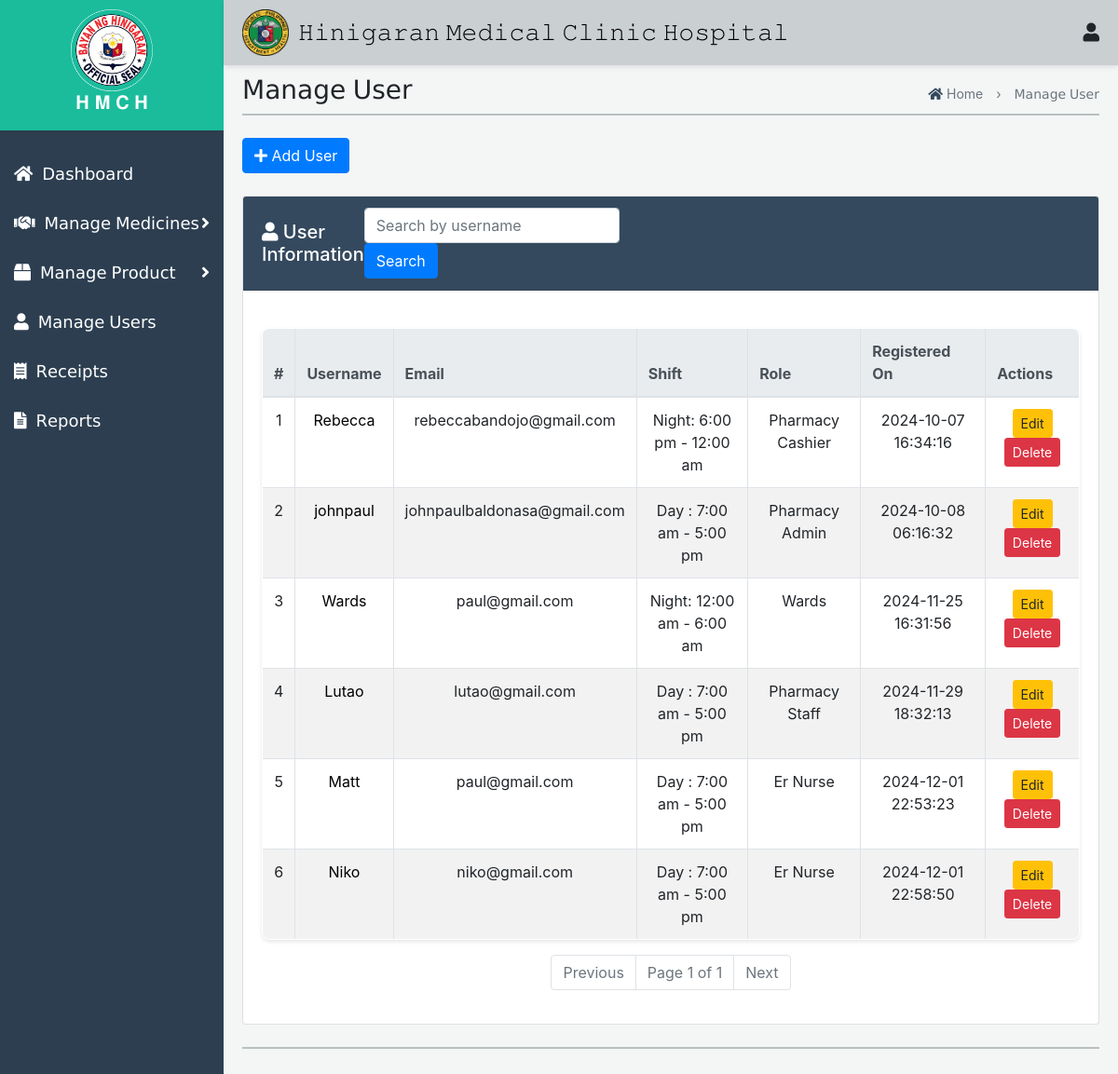
Page /Pharmacy/PharmacyUser.php on the committed database.
### tables this page shows
CREATE TABLE `users` (
  `id` int(11) NOT NULL,
  `username` varchar(50) NOT NULL,
  `email` varchar(100) NOT NULL,
  `password` varchar(255) NOT NULL,
  `shift` enum('Day : 6:00 am - 12:00 pm','Day: 12:00 pm - 6:00 pm','Night: 6:00 pm - 12:00 am','Night: 12:00 am - 6:00 am','Day : 7:00 am - 5:00 pm','Day : 7:00 pm - 5:00 am') NOT NULL,
  `role` enum('Pharmacy Staff','Pharmacy Admin','Pharmacy Cashier','Wards','Er Nurse') NOT NULL,
  `profile_image` varchar(255) NOT NULL,
  `created_at` timestamp NOT NULL DEFAULT current_timestamp()
);

### Pharmacy/PharmacyUser.php (the view, shortened to what this page needs)
<!DOCTYPE html>
<html lang="en">
<head>
    <link rel="stylesheet" href="User.css">
     <link rel="stylesheet" href="Receipt.css">
    <link href="https://maxcdn.bootstrapcdn.com/bootstrap/4.5.2/css/bootstrap.min.css" rel="stylesheet">
    <link href="https://cdnjs.cloudflare.com/ajax/libs/font-awesome/5.15.4/css/all.min.css" rel="stylesheet">
</head>
<body>
    <div class="top-nav">
    <div class="icon-container">
        <img src="img/Hinigaran.png" alt="Logo">
        <h1>𝙷𝚒𝚗𝚒𝚐𝚊𝚛𝚊𝚗 𝙼𝚎𝚍𝚒𝚌𝚊𝚕 𝙲𝚕𝚒𝚗𝚒𝚌 𝙷𝚘𝚜𝚙𝚒𝚝𝚊𝚕</h1>
    </div>
     <div class="user-icon" onclick="toggleUserMenu(event)">
            <i class="fas fa-user"></i>
        </div>
    </div>
    <div id="mySidenav" class="side-nav">
        <div class="logo-container">
           <img src="img/hini.png" alt="Logo" style="width: 40%;">
            <h2>𝐇 𝐌 𝐂 𝐇</h2>
        </div>
        <a class="nav-link" href="InventoryDashboard1.php">
            <div class="sb-nav-link-content">
                <div class="sb-nav-link-icon"><i class="fas fa-home"></i></div>
                <span>𝖣𝖺𝗌𝗁𝖻𝗈𝖺𝗋𝖽</span>
            </div>
        </a>
        <a class="nav-link collapsed" href="#" data-toggle="collapse" data-target="#collapseMedicines" aria-expanded="false" aria-controls="collapseMedicines">
            <div class="sb-nav-link-content">
                <div class="sb-nav-link-icon"><i class="fas fa-handshake"></i></div>
                <span>𝖬𝖺𝗇𝖺𝗀𝖾 𝖬𝖾𝖽𝗂𝖼𝗂𝗇𝖾𝗌</span>
                <div class="sb-sidenav-collapse-arrow"><i class="fas fa-angle-right"></i></div>
            </div>
        </a>
        <a class="nav-link collapsed" href="#" data-toggle="collapse" data-target="#collapseProducts" aria-expanded="false" aria-controls="collapseProducts">
            <div class="sb-nav-link-content">
                <div class="sb-nav-link-icon"><i class="fas fa-box"></i></div>
                <span>𝖬𝖺𝗇𝖺𝗀𝖾 𝖯𝗋𝗈𝖽𝗎𝖼𝗍</span>
                <div class="sb-sidenav-collapse-arrow"><i class="fas fa-angle-right"></i></div>
            </div>
        </a>
        <a class="nav-link" href="PharmacyUser.php">
            <div class="sb-nav-link-content">
                <div class="sb-nav-link-icon"><i class="fas fa-user"></i></div>
                <span>𝖬𝖺𝗇𝖺𝗀𝖾 𝖴𝗌𝖾𝗋𝗌</span>
            </div>
        </a>
        <a class="nav-link" href="PharmacyReceipts.php">
            <div class="sb-nav-link-content">
                <div class="sb-nav-link-icon"><i class="fas fa-receipt"></i></div>
                <span>𝖱𝖾𝖼𝖾𝗂𝗉𝗍𝗌</span>
            </div>
        </a>
        <a class="nav-link" href="PharmacyReports.php">
            <div class="sb-nav-link-content">
                <div class="sb-nav-link-icon"><i class="fas fa-file-alt report-icon" title="Generate Report"></i></div>
                <span>𝖱𝖾𝗉𝗈𝗋𝗍𝗌</span>
            </div>
        </a>
    </div>
   <div id="mainContent" class="main-content">
       <div class="header-container">
    <h3>𝖬𝖺𝗇𝖺𝗀𝖾 𝖴𝗌𝖾𝗋</h3>
<div class="haha">
    <p style="text-align: center;">
        <a href="InventoryDashboard1.php" style="text-decoration: none; color: inherit;">
            <i class="fas fa-home" style="color: #34495e;"></i> Home
        </a>
        <span style="margin: 0 10px;">›</span>
        𝖬𝖺𝗇𝖺𝗀𝖾 𝖴𝗌𝖾𝗋
    </p>
</div>
</div>
        <div class="first1" style="opacity: 0.9; border-top: 2px solid #b2babb; margin-top: -20px;"></div>
<?php
$conn = new mysqli('localhost', 'root', '', 'database');
$itemsPerPage = 6;
$currentPage = isset($_GET['page']) ? (int)$_GET['page'] : 1;
$offset = ($currentPage - 1) * $itemsPerPage;
$searchQuery = isset($_GET['search']) ? $_GET['search'] : '';
$sql = "SELECT * FROM users WHERE username LIKE ? LIMIT ?, ?";
$stmt = $conn->prepare($sql);
$searchTerm = "%" . $searchQuery . "%";
$stmt->bind_param("sii", $searchTerm, $offset, $itemsPerPage);
$stmt->execute();
$userResults = $stmt->get_result();
$totalCountQuery = "SELECT COUNT(*) as total FROM users WHERE username LIKE ?";
$totalCountStmt = $conn->prepare($totalCountQuery);
$totalCountStmt->bind_param("s", $searchTerm);
$totalCountStmt->execute();
$totalCountResult = $totalCountStmt->get_result();
$totalUsers = $totalCountResult->fetch_assoc()['total'];
$totalPages = ceil($totalUsers / $itemsPerPage);
?><br>
            <button class="btn btn-primary" data-toggle="modal" data-target="#addUserModal">
                <i class="fas fa-plus"></i> Add User
            </button>
<div class="card mt-4">
    <div class="card-header d-flex justify-content-between align-items-center" style="background-color: #34495e;">
        <h5 class="mb-0" style="color: white;"><i class="fas fa-user" style="color: white;"></i> User Information</h5>
        <form method="GET" action="" class="form-inline d-flex" style="margin-right: 60%;">
            <input type="text" name="search" class="form-control mr-2" placeholder="Search by username" value="<?php echo htmlspecialchars($searchQuery); ?>">
            <button type="submit" class="btn btn-primary">Search</button>
        </form>
    </div>
    <div class="card-body">
        <table class="table table-bordered">
            <thead class="thead-light">
                <tr>
                    <th>#</th>
                    <th>Username</th>
                    <th>Email</th>
                    <th>Shift</th>
                    <th>Role</th>
                    <th>Registered On</th>
                    <th>Actions</th>
                </tr>
            </thead>
                <tbody>
               <?php
    if ($userResults->num_rows > 0) {
        $index = $offset + 1;
        while ($user = $userResults->fetch_assoc()) {
            echo "<tr>";
            echo "<td>{$index}</td>";
            echo "<td><a class='user-link' data-toggle='modal' data-target='#userModal'
                        data-username='{$user['username']}'
                        data-email='{$user['email']}'
                        data-shift='{$user['shift']}'
                        data-role='{$user['role']}'
                        data-created-at='{$user['created_at']}'
                        data-image='{$user['profile_image']}'>
                        {$user['username']}</a></td>";
            echo "<td>{$user['email']}</td>";
            echo "<td>{$user['shift']}</td>";
            echo "<td>{$user['role']}</td>";
            echo "<td>{$user['created_at']}</td>";
            echo "<td>
                    <button class='btn btn-warning btn-sm' data-toggle='modal' data-target='#editModal{$user['id']}'>Edit</button>
                    <button class='btn btn-danger btn-sm' data-toggle='modal' data-target='#deleteModal{$user['id']}'>Delete</button>
                  </td>";
            echo "</tr>";
            $index++;
        }
    } else {
        echo "<tr><td colspan='7' class='text-center'>No users found.</td></tr>";
    }
    ?>
    </tbody>
        </table>
        <nav aria-label="Page navigation">
            <ul class="pagination justify-content-center">
                <li class="page-item <?php if ($currentPage <= 1) echo 'disabled'; ?>">
                    <a class="page-link" href="?page=<?php echo $currentPage - 1; ?>&search=<?php echo urlencode($searchQuery); ?>" aria-label="Previous">Previous</a>
                </li>
                <li class="page-item disabled">
                    <span class="page-link">Page <?php echo $currentPage; ?> of <?php echo $totalPages; ?></span>
                </li>
                <li class="page-item <?php if ($currentPage >= $totalPages) echo 'disabled'; ?>">
                    <a class="page-link" href="?page=<?php echo $currentPage + 1; ?>&search=<?php echo urlencode($searchQuery); ?>" aria-label="Next">Next</a>
                </li>
            </ul>
        </nav>
    </div>
</div><br>
<div class="first1" style="opacity: 0.9; border-top: 2px solid #b2babb;"></div>
<br>
    </div>
        <link href="https://cdnjs.cloudflare.com/ajax/libs/font-awesome/5.15.4/css/all.min.css" rel="stylesheet">
</body>
</html>

### Pharmacy/User.css (style rules this page uses)
* { margin: 0; padding: 0; box-sizing: border-box; }
body { font-family: Arial, sans-serif; background-color: #f4f6f6; }
.top-nav { display: flex; justify-content: space-between; align-items: center; padding: 10px 20px; box-shadow: 0 2px 5px rgba(0, 0, 0, 0.1); }
.icon-container { position: relative; margin-right: 2%; display: flex; gap: 20px; }
.notification-icon, .user-icon { cursor: pointer; font-size: 24px; }
.side-nav { height: 100%; width: 230px; background-color: #34495e; color: white; position: fixed; top: 0; left: 0; overflow-x: hidden; padding-top: 60px; transition: 0.3s; display: flex; flex-direction: column; }
.main-content { margin-left: 230px; padding: 20px; transition: 0.3s; }
.nav-link { display: flex; align-items: center; padding: 10px 15px; text-decoration: none; color: white; transition: 0.3s; justify-content: space-between; }
.sb-nav-link-content { display: flex; align-items: center; flex: 1; }
.sb-nav-link-icon { margin-right: 10px; }
.sb-sidenav-collapse-arrow { margin-left: auto; }
.top-nav { position: fixed; top: 0; left: 240px; right: 0; background-color: #d0d3d4; padding: 10px; z-index: 1000; }
.top-nav h1 { color: #fff; margin: 0; }
.side-nav { height: 100%; width: 240px; position: fixed; z-index: 1; top: 0; left: 0; background-color: #2c3e50; padding-top: 0; transition: 0.3s; overflow-y: auto; }
.side-nav a { padding: 13px 15px; text-decoration: none; font-size: 18px; color: #fff; display: block; transition: 0.3s; }
.side-nav .sb-sidenav-collapse-arrow { margin-left: auto; color: #fff; }
.logo-container { text-align: center; margin-bottom: 20px; background-color: #1abc9c; padding: 10px; }
.logo-container img { width: 30%; height: auto; }
.logo-container h2 { color: #ffffff; font-size: 20px; transition: font-size 0.3s; }
.main-content { margin-left: 240px; padding: 80px 20px 20px; transition: margin-left 0.3s; }
.header-container { display: flex; justify-content: space-between; align-items: center; margin-bottom: 20px; }
.haha { text-align: right; }
.haha p { margin: 0; font-size: 14px; color: #6c757d; }
.top-nav { display: flex; justify-content: space-between; align-items: center; padding: 10px 20px; background-color: #cacfd2; box-shadow: 0 2px 5px rgba(0, 0, 0, 0.1); }
.icon-container { display: flex; align-items: center; }
.icon-container img { width: 50px; height: auto; margin-right: -10px; }
.icon-container h1 { font-size: 24px; color: black; margin: 0; }
.notification-icon, .user-icon { margin-left: 20px; cursor: pointer; font-size: 20px; }

### Pharmacy/PharmacyUser.php (style rules this page uses)
body { background-color: #f4f6f6; }
.user-link { text-decoration: none; color: black; }

### rows in the picture
users: username "Rebecca", email "rebeccabandojo@gmail.com", shift "Night: 6:00 pm - 12:00 am", role "Pharmacy Cashier", created_at "2024-10-07 16:34:16"
users: username "johnpaul", email "johnpaulbaldonasa@gmail.com", shift "Day : 7:00 am - 5:00 pm", role "Pharmacy Admin", created_at "2024-10-08 06:16:32"
users: username "Wards", email "paul@gmail.com", shift "Night: 12:00 am - 6:00 am", role "Wards", created_at "2024-11-25 16:31:56"
users: username "Lutao", email "lutao@gmail.com", shift "Day : 7:00 am - 5:00 pm", role "Pharmacy Staff", created_at "2024-11-29 18:32:13"
users: username "Matt", email "paul@gmail.com", shift "Day : 7:00 am - 5:00 pm", role "Er Nurse", created_at "2024-12-01 22:53:23"
users: username "Niko", email "niko@gmail.com", shift "Day : 7:00 am - 5:00 pm", role "Er Nurse", created_at "2024-12-01 22:58:50"

### other values in the picture
$currentPage "1"
$totalPages "1"
